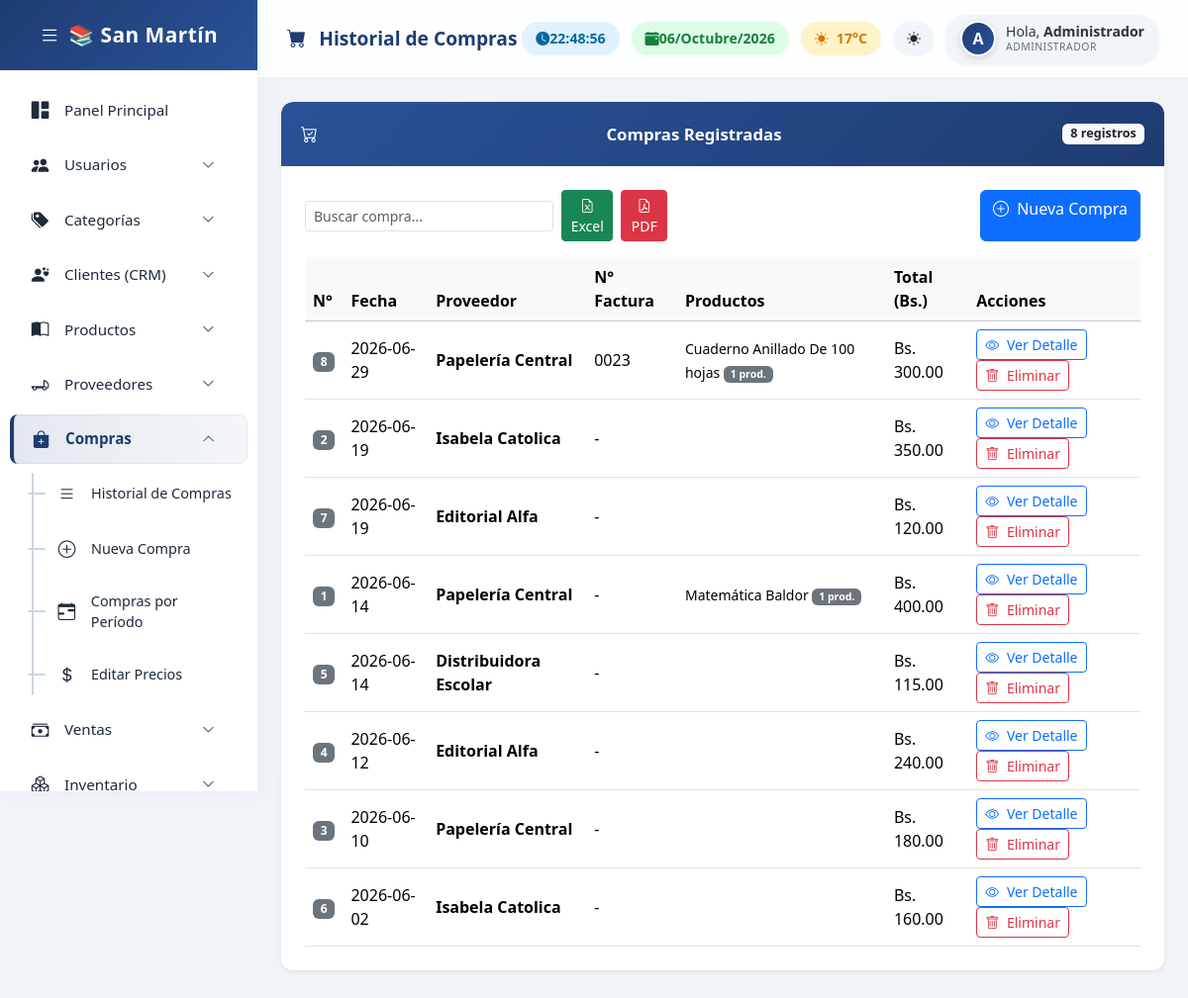
Page /compras/index.php (signed in) on the committed database.
### tables this page shows
CREATE TABLE `compras` (
  `id_compra` int(11) NOT NULL AUTO_INCREMENT,
  `proveedor_id` int(11) DEFAULT NULL,
  `nro_factura` varchar(50) DEFAULT NULL,
  `fecha` date DEFAULT NULL,
  `total` decimal(10,2) DEFAULT NULL,
  PRIMARY KEY (`id_compra`),
  KEY `proveedor_id` (`proveedor_id`),
  CONSTRAINT `compras_ibfk_1` FOREIGN KEY (`proveedor_id`) REFERENCES `proveedores` (`id_proveedor`)
);

CREATE TABLE `proveedores` (
  `id_proveedor` int(11) NOT NULL AUTO_INCREMENT,
  `nombre` varchar(150) DEFAULT NULL,
  `telefono` varchar(30) DEFAULT NULL,
  `direccion` varchar(255) DEFAULT NULL,
  `activo` tinyint(1) DEFAULT 1,
  PRIMARY KEY (`id_proveedor`)
);

### includes/paginador.php (called while the page is built, shortened)
<?php
function paginar($conexion, $sql_base, $limite = 20) {
    $pagina = isset($_GET['pagina']) ? max(1, intval($_GET['pagina'])) : 1;
    $offset = ($pagina - 1) * $limite;
    $total = mysqli_fetch_assoc(mysqli_query($conexion, $sql_base));
    $total_registros = $total['total'];
    $total_paginas = ceil($total_registros / $limite);
    $sql_limite = " LIMIT $offset, $limite";
    return ['pagina' => $pagina, 'total_paginas' => $total_paginas, 'total_registros' => $total_registros, 'offset' => $offset, 'limite' => $limite, 'sql_limite' => $sql_limite];
}
?>

### compras/index.php (the view, shortened to what this page needs)
<?php
include("../includes/paginador.php");
$sql_base = "SELECT COUNT(*) as total FROM compras c";
$sql_data = "SELECT c.*, p.nombre AS proveedor, GROUP_CONCAT(DISTINCT pr.nombre_producto SEPARATOR ', ') AS productos, COUNT(dc.id_detalle) AS total_productos, COALESCE(SUM(dc.cantidad),0) AS total_unidades FROM compras c LEFT JOIN proveedores p ON c.proveedor_id = p.id_proveedor LEFT JOIN detalle_compras dc ON c.id_compra = dc.compra_id LEFT JOIN productos pr ON dc.producto_id = pr.id_producto GROUP BY c.id_compra ORDER BY c.fecha DESC";
$paginacion = paginar($conexion, $sql_base);
$compras = mysqli_query($conexion, $sql_data . $paginacion['sql_limite']);
?>
<!DOCTYPE html>
<html lang="es">
<head>
    <link href="https://cdn.jsdelivr.net/npm/bootstrap@5.3.3/dist/css/bootstrap.min.css" rel="stylesheet">
    <link rel="stylesheet" href="https://cdn.jsdelivr.net/npm/bootstrap-icons@1.11.3/font/bootstrap-icons.min.css">
<link rel="stylesheet" href="/includes/base.css">
</head>
<body>
<?php $base_path = '../'; include '../includes/sidebar.php'; ?>
<div class="main-content">
    <div class="topbar">
        <div class="topbar-title"><i class="bi bi-cart-fill me-2"></i> Historial de Compras</div>
        <div class="topbar-widgets">
            <div class="widget-box widget-time"><i class="bi bi-clock-fill"></i> <span id="txt-reloj">00:00:00</span></div>
            <div class="widget-box widget-date"><i class="bi bi-calendar-event-fill"></i> <span id="txt-fecha">--/--/----</span></div>
            <div class="widget-box widget-weather"><i class="bi bi-sun-fill me-2"></i> <span>17°C</span></div>
            <div class="user-profile shadow-sm">
                <div class="profile-avatar-wrap"><?php if(!empty($_SESSION["imagen"])): ?><img src="../assets/uploads/usuarios/<?php echo $_SESSION["imagen"]; ?>" class="profile-avatar"><?php else: ?><div class="profile-avatar-inicial"><?php echo strtoupper(substr($_SESSION["nombre"],0,1)); ?></div><?php endif; ?></div>
                <div class="profile-info">
                    <div class="profile-name">Hola, <strong><?php echo $_SESSION["nombre"]; ?></strong></div>
                    <div class="profile-role"><?php echo $_SESSION["rol"]; ?></div>
                </div>
            </div>
        </div>
    </div>
    <div class="container-fluid p-4">
        <div class="panel-custom shadow-sm">
            <div class="panel-custom-header">
                <i class="bi bi-cart-check me-2"></i> <span class="menu-text"> Compras Registradas</span>
                <span class="badge bg-light text-dark"><?php echo $paginacion['total_registros']; ?> registros</span>
            </div>
            <div class="panel-custom-body p-4">
                <div class="d-flex justify-content-between mb-3">
                    <div class="d-flex gap-2 align-items-center">
                        <input type="text" id="buscador" class="form-control form-control-sm" placeholder="Buscar compra..." style="max-width:300px;">
                        <a href="?exportar=xls" class="btn btn-success btn-sm"><i class="bi bi-file-earmark-excel"></i> Excel</a>
                        <a href="?exportar=pdf" class="btn btn-danger btn-sm"><i class="bi bi-file-earmark-pdf"></i> PDF</a>
                    </div>
                    <a href="nuevo.php" class="btn btn-primary"><i class="bi bi-plus-circle me-1"></i> Nueva Compra</a>
                </div>
                <div class="table-responsive">
                    <table class="table table-hover align-middle mb-0">
                        <thead>
                            <tr class="table-light">
                                <th>N°</th>
                                <th>Fecha</th>
                                <th>Proveedor</th>
                                <th>N° Factura</th>
                                <th>Productos</th>
                                <th>Total (Bs.)</th>
                                <th>Acciones</th>
                            </tr>
                        </thead>
                        <tbody>
                            <?php if(mysqli_num_rows($compras) > 0): ?>
                                <?php while($c = mysqli_fetch_assoc($compras)){ ?>
                                <tr>
                                    <td><span class="badge bg-secondary"><?php echo $c['id_compra']; ?></span></td>
                                    <td><?php echo htmlspecialchars($c['fecha']); ?></td>
                                    <td><strong><?php echo htmlspecialchars($c['proveedor'] ?? 'N/A'); ?></strong></td>
                                    <td><?php echo htmlspecialchars($c['nro_factura'] ?? '-'); ?></td>
                                    <td><small><?php echo htmlspecialchars(substr($c['productos'] ?? '', 0, 80)); if(strlen($c['productos'] ?? '') > 80) echo '...'; ?> <?php if($c['total_productos'] > 0): ?><span class="badge bg-secondary" title="<?php echo $c['total_unidades']; ?> unidades"><?php echo $c['total_productos']; ?> prod.</span><?php endif; ?></small></td>
                                    <td>Bs. <?php echo number_format($c['total'], 2); ?></td>
                                    <td>
                                        <a href="detalle_compra.php?id=<?php echo $c['id_compra']; ?>" class="btn btn-sm btn-outline-primary"><i class="bi bi-eye me-1"></i> Ver Detalle</a>
                                        <a href="eliminar.php?id=<?php echo $c['id_compra']; ?>" class="btn btn-sm btn-outline-danger" data-confirm="¿Eliminar esta compra?"><i class="bi bi-trash me-1"></i> Eliminar</a>
                                    </td>
                                </tr>
                                <?php } ?>
                            <?php else: ?>
                                <tr><td colspan="6" class="text-center text-muted py-3">No hay compras registradas.</td></tr>
                            <?php endif; ?>
                        </tbody>
                    </table>
                </div>
            </div>
        </div>
    </div>
</div>
</body>
</html>

### includes/base.css (style rules this page uses)
:root { --body-bg:#f0f3f8;--sidebar-bg:#fff;--sidebar-text:#1e293b;--sidebar-hover-bg:#e2e8f0;--sidebar-accent:#1e3c72;--sidebar-active-bg:linear-gradient(90deg,rgba(30,60,114,0.12),rgba(42,82,152,0.05));--sidebar-brand-bg:linear-gradient(135deg,#1e3c72,#2a5298);--topbar-bg:rgba(255,255,255,0.85);--panel-bg:#fff;--panel-header-bg:linear-gradient(135deg,#2a5298,#1e3c72);--profile-bg:#f1f5f9;--profile-text:#333;--sub-item-active-bg:#eef2ff;--scrollbar-thumb:rgba(0,0,0,0.12);--scrollbar-thumb-hover:rgba(0,0,0,0.25);--collapse-line:#cbd5e1;--collapse-dash:#94a3b8;--border-color:rgba(0,0,0,0.05);--form-bg:#fff;--form-text:#1e293b;--form-border:#d1d5db;--form-focus-border:#60a5fa;--input-group-bg:#f1f5f9;--card-bg:#fff; }
body { background:var(--body-bg);font-family:'Segoe UI',sans-serif;margin:0;overflow-x:hidden; }
.main-content { margin-left:260px;min-height:100vh;transition:all 0.3s ease; }
.topbar { background:var(--topbar-bg);backdrop-filter:blur(10px);-webkit-backdrop-filter:blur(10px);padding:15px 30px;display:flex;justify-content:space-between;align-items:center;border-bottom:1px solid var(--border-color);position:sticky;top:0;z-index:999; }
.topbar-title { font-size:1.2rem;font-weight:600;color:var(--sidebar-accent); }
.topbar-widgets { display:flex;align-items:center;gap:12px; }
.widget-box { padding:6px 14px;border-radius:20px;font-size:0.88rem;font-weight:600;display:flex;align-items:center;box-shadow:0 2px 6px rgba(0,0,0,0.02); }
.widget-time { background:#e0f2fe;color:#0369a1; }
.widget-date { background:#dcfce7;color:#15803d; }
.widget-weather { background:#fef3c7;color:#d97706; }
.user-profile { display:flex;align-items:center;background:var(--profile-bg);padding:6px 14px;border-radius:20px;font-size:0.9rem;color:var(--profile-text); }
.profile-avatar-wrap { flex-shrink:0;margin-right:10px;display:flex;align-items:center; }
.profile-avatar-inicial { width:36px;height:36px;border-radius:50%;background:linear-gradient(135deg,#1e3c72,#2a5298);color:#fff;display:flex;align-items:center;justify-content:center;font-weight:700;font-size:1rem;border:2px solid #fff;box-shadow:0 2px 6px rgba(0,0,0,0.15); }
.profile-info { display:flex;flex-direction:column;line-height:1.2; }
.profile-name { font-size:0.88rem;white-space:nowrap; }
.profile-role { font-size:0.65rem;text-transform:uppercase;letter-spacing:0.5px;opacity:0.7;white-space:nowrap; }
.panel-custom { border:none;border-radius:12px;background:var(--panel-bg);box-shadow:0 4px 15px rgba(0,0,0,0.02);margin-bottom:30px;animation:fadeInUp 0.5s ease-in-out;overflow:hidden; }
.panel-custom-header { padding:20px;font-size:1.05rem;font-weight:600;color:#fff;border-radius:12px 12px 0 0;background:var(--panel-header-bg); }
.panel-custom-body { padding:20px; }

### rows in the picture
compras: id_compra "8", fecha "2026-06-29", proveedor.nombre "Papelería Central", nro_factura "0023", productos "Cuaderno Anillado De 100 hojas", total_productos "1", total "300.00"
compras: id_compra "2", fecha "2026-06-19", proveedor.nombre "Isabela Catolica", nro_factura "-", total "350.00"
compras: id_compra "7", fecha "2026-06-19", proveedor.nombre "Editorial Alfa", nro_factura "-", total "120.00"
compras: id_compra "1", fecha "2026-06-14", proveedor.nombre "Papelería Central", nro_factura "-", productos "Matemática Baldor", total_productos "1", total "400.00"
compras: id_compra "5", fecha "2026-06-14", proveedor.nombre "Distribuidora Escolar", nro_factura "-", total "115.00"
compras: id_compra "4", fecha "2026-06-12", proveedor.nombre "Editorial Alfa", nro_factura "-", total "240.00"
compras: id_compra "3", fecha "2026-06-10", proveedor.nombre "Papelería Central", nro_factura "-", total "180.00"
compras: id_compra "6", fecha "2026-06-02", proveedor.nombre "Isabela Catolica", nro_factura "-", total "160.00"

### other values in the picture
substr($_SESSION["nombre"],0,1) "A"
$_SESSION["nombre"] "Administrador"
$_SESSION["rol"] "ADMINISTRADOR"
$paginacion['total_registros'] "8"
